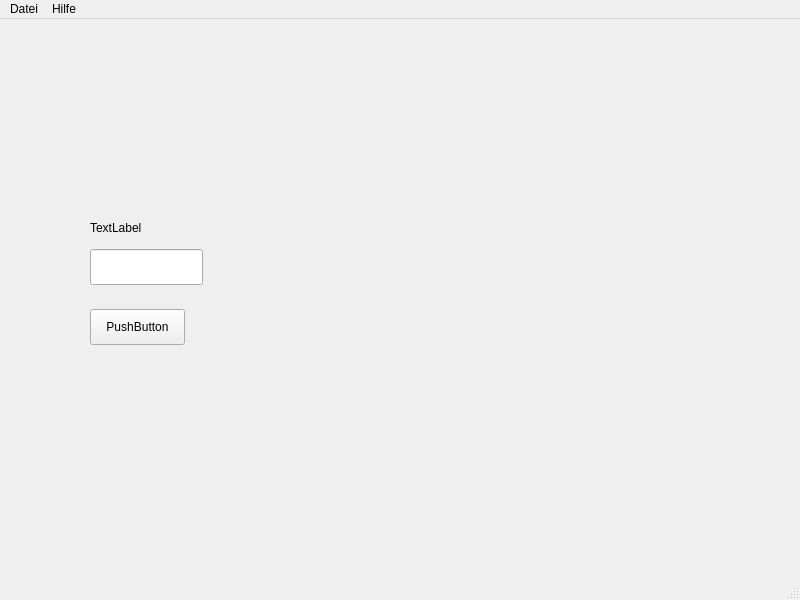
<?xml version="1.0" encoding="UTF-8"?>
<ui version="4.0">
 <class>MainWindow</class>
 <widget class="QMainWindow" name="MainWindow">
  <property name="geometry">
   <rect>
    <x>0</x>
    <y>0</y>
    <width>800</width>
    <height>600</height>
   </rect>
  </property>
  <property name="windowTitle">
   <string>MainWindow</string>
  </property>
  <widget class="QWidget" name="centralwidget">
   <widget class="QLineEdit" name="lineEdit">
    <property name="geometry">
     <rect>
      <x>90</x>
      <y>230</y>
      <width>113</width>
      <height>36</height>
     </rect>
    </property>
   </widget>
   <widget class="QLabel" name="label">
    <property name="geometry">
     <rect>
      <x>90</x>
      <y>200</y>
      <width>60</width>
      <height>17</height>
     </rect>
    </property>
    <property name="text">
     <string>TextLabel</string>
    </property>
   </widget>
   <widget class="QPushButton" name="pushButton">
    <property name="geometry">
     <rect>
      <x>90</x>
      <y>290</y>
      <width>95</width>
      <height>36</height>
     </rect>
    </property>
    <property name="text">
     <string>PushButton</string>
    </property>
   </widget>
  </widget>
  <widget class="QMenuBar" name="menubar">
   <property name="geometry">
    <rect>
     <x>0</x>
     <y>0</y>
     <width>800</width>
     <height>27</height>
    </rect>
   </property>
   <widget class="QMenu" name="menuPfeil">
    <property name="title">
     <string>Datei</string>
    </property>
    <addaction name="actionNew"/>
    <addaction name="actionOpen"/>
    <addaction name="actionSave"/>
    <addaction name="separator"/>
    <addaction name="actionClose"/>
   </widget>
   <widget class="QMenu" name="menuHelp">
    <property name="title">
     <string>Hilfe</string>
    </property>
   </widget>
   <addaction name="menuPfeil"/>
   <addaction name="menuHelp"/>
  </widget>
  <widget class="QStatusBar" name="statusbar"/>
  <action name="actionOpen">
   <property name="text">
    <string>Öffnen</string>
   </property>
  </action>
  <action name="actionSave">
   <property name="text">
    <string>Speichern</string>
   </property>
  </action>
  <action name="actionLoad">
   <property name="text">
    <string>Laden</string>
   </property>
  </action>
  <action name="actionClose">
   <property name="text">
    <string>Schließen</string>
   </property>
  </action>
  <action name="actionNew">
   <property name="text">
    <string>Neu</string>
   </property>
  </action>
 </widget>
 <resources/>
 <connections/>
</ui>
